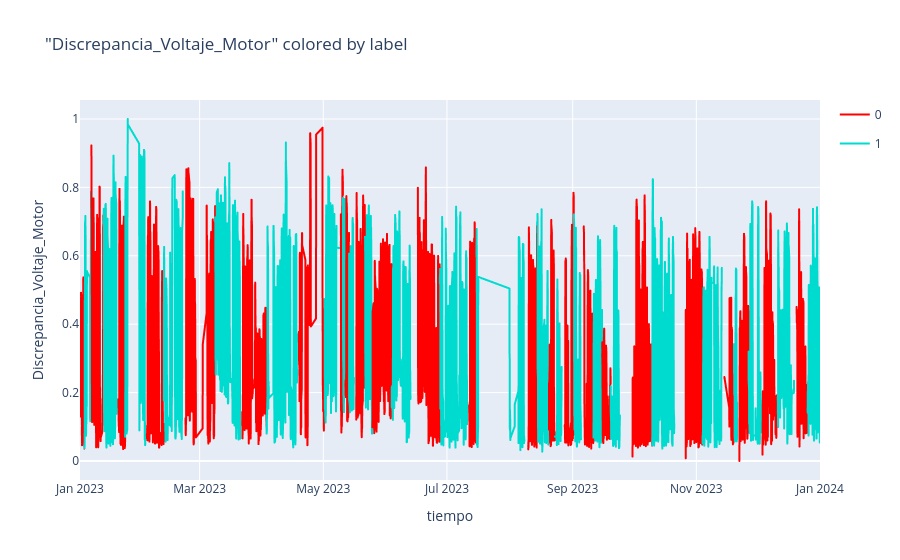

Notebook cell for this chart:
### Code cell
plotLabels(dataframe    = scaled_data,
           variable     = preData.new_manipulable_cr1[1])

### Figure 1 — Plotly figure (JSON) as saved in the notebook; plotly's stock layout.template omitted (floating-point values rounded to 4 significant figures; data arrays with more than 128 entries replaced by an {"elided": "..."} marker saying what was removed)
{"data": [{"hoverinfo": "all", "legendgroup": "group0", "line": {"color": "rgb(255, 0, 0)"}, "mode": "lines", "name": "0", "showlegend": true, "text": "trajectory 1", "type": "scattergl", "x": {"elided": "243 str values"}, "y": {"elided": "243 float values"}}, {"legendgroup": "group0", "marker": {"color": "rgb(255, 0, 0)", "size": 10}, "mode": "markers", "name": "label 0", "showlegend": false, "type": "scattergl", "x": [null], "y": [null]}, {"hoverinfo": "all", "legendgroup": "group1", "line": {"color": "rgb(0, 219, 207)"}, "mode": "lines", "name": "1", "showlegend": true, "text": "trajectory 1", "type": "scattergl", "x": {"elided": "243 str values"}, "y": {"elided": "243 float values"}}, {"legendgroup": "group1", "marker": {"color": "rgb(0, 219, 207)", "size": 10}, "mode": "markers", "name": "label 1", "showlegend": false, "type": "scattergl", "x": [null], "y": [null]}, {"hoverinfo": "all", "legendgroup": "group0", "line": {"color": "rgb(255, 0, 0)"}, "mode": "lines", "name": "0", "showlegend": false, "text": "trajectory 3", "type": "scattergl", "x": {"elided": "614 str values"}, "y": {"elided": "614 float values"}}, {"legendgroup": "group0", "marker": {"color": "rgb(255, 0, 0)", "size": 10}, "mode": "markers", "name": "label 0", "showlegend": false, "type": "scattergl", "x": [null], "y": [null]}, {"hoverinfo": "all", "legendgroup": "group1", "line": {"color": "rgb(0, 219, 207)"}, "mode": "lines", "name": "1", "showlegend": false, "text": "trajectory 3", "type": "scattergl", "x": {"elided": "614 str values"}, "y": {"elided": "614 float values"}}, {"legendgroup": "group1", "marker": {"color": "rgb(0, 219, 207)", "size": 10}, "mode": "markers", "name": "label 1", "showlegend": false, "type": "scattergl", "x": [null], "y": [null]}, {"hoverinfo": "all", "legendgroup": "group0", "line": {"color": "rgb(255, 0, 0)"}, "mode": "lines", "name": "0", "showlegend": false, "text": "trajectory 7", "type": "scattergl", "x": {"elided": "443 str values"}, "y": {"elided": "443 float values"}}, {"legendgroup": "group0", "marker": {"color": "rgb(255, 0, 0)", "size": 10}, "mode": "markers", "name": "label 0", "showlegend": false, "type": "scattergl", "x": [null], "y": [null]}, {"hoverinfo": "all", "legendgroup": "group1", "line": {"color": "rgb(0, 219, 207)"}, "mode": "lines", "name": "1", "showlegend": false, "text": "trajectory 7", "type": "scattergl", "x": {"elided": "442 str values"}, "y": {"elided": "442 float values"}}, {"legendgroup": "group1", "marker": {"color": "rgb(0, 219, 207)", "size": 10}, "mode": "markers", "name": "label 1", "showlegend": false, "type": "scattergl", "x": [null], "y": [null]}, {"hoverinfo": "all", "legendgroup": "group0", "line": {"color": "rgb(255, 0, 0)"}, "mode": "lines", "name": "0", "showlegend": false, "text": "trajectory 9", "type": "scattergl", "x": {"elided": "748 str values"}, "y": {"elided": "748 float values"}}, {"legendgroup": "group0", "marker": {"color": "rgb(255, 0, 0)", "size": 10}, "mode": "markers", "name": "label 0", "showlegend": false, "type": "scattergl", "x": [null], "y": [null]}, {"hoverinfo": "all", "legendgroup": "group1", "line": {"color": "rgb(0, 219, 207)"}, "mode": "lines", "name": "1", "showlegend": false, "text": "trajectory 9", "type": "scattergl", "x": {"elided": "748 str values"}, "y": {"elided": "748 float values"}}, {"legendgroup": "group1", "marker": {"color": "rgb(0, 219, 207)", "size": 10}, "mode": "markers", "name": "label 1", "showlegend": false, "type": "scattergl", "x": [null], "y": [null]}, {"hoverinfo": "all", "legendgroup": "group0", "line": {"color": "rgb(255, 0, 0)"}, "mode": "lines", "name": "0", "showlegend": false, "text": "trajectory 11", "type": "scattergl", "x": {"elided": "993 str values"}, "y": {"elided": "993 float values"}}, {"legendgroup": "group0", "marker": {"color": "rgb(255, 0, 0)", "size": 10}, "mode": "markers", "name": "label 0", "showlegend": false, "type": "scattergl", "x": [null], "y": [null]}, {"hoverinfo": "all", "legendgroup": "group1", "line": {"color": "rgb(0, 219, 207)"}, "mode": "lines", "name": "1", "showlegend": false, "text": "trajectory 11", "type": "scattergl", "x": {"elided": "993 str values"}, "y": {"elided": "993 float values"}}, {"legendgroup": "group1", "marker": {"color": "rgb(0, 219, 207)", "size": 10}, "mode": "markers", "name": "label 1", "showlegend": false, "type": "scattergl", "x": [null], "y": [null]}, {"hoverinfo": "all", "legendgroup": "group0", "line": {"color": "rgb(255, 0, 0)"}, "mode": "lines", "name": "0", "showlegend": false, "text": "trajectory 15", "type": "scattergl", "x": {"elided": "1124 str values"}, "y": {"elided": "1124 float values"}}, {"legendgroup": "group0", "marker": {"color": "rgb(255, 0, 0)", "size": 10}, "mode": "markers", "name": "label 0", "showlegend": false, "type": "scattergl", "x": [null], "y": [null]}, {"hoverinfo": "all", "legendgroup": "group1", "line": {"color": "rgb(0, 219, 207)"}, "mode": "lines", "name": "1", "showlegend": false, "text": "trajectory 15", "type": "scattergl", "x": {"elided": "1123 str values"}, "y": {"elided": "1123 float values"}}, {"legendgroup": "group1", "marker": {"color": "rgb(0, 219, 207)", "size": 10}, "mode": "markers", "name": "label 1", "showlegend": false, "type": "scattergl", "x": [null], "y": [null]}, {"hoverinfo": "all", "legendgroup": "group0", "line": {"color": "rgb(255, 0, 0)"}, "mode": "lines", "name": "0", "showlegend": false, "text": "trajectory 17", "type": "scattergl", "x": {"elided": "586 str values"}, "y": {"elided": "586 float values"}}, {"legendgroup": "group0", "marker": {"color": "rgb(255, 0, 0)", "size": 10}, "mode": "markers", "name": "label 0", "showlegend": false, "type": "scattergl", "x": [null], "y": [null]}, {"hoverinfo": "all", "legendgroup": "group1", "line": {"color": "rgb(0, 219, 207)"}, "mode": "lines", "name": "1", "showlegend": false, "text": "trajectory 17", "type": "scattergl", "x": {"elided": "585 str values"}, "y": {"elided": "585 float values"}}, {"legendgroup": "group1", "marker": {"color": "rgb(0, 219, 207)", "size": 10}, "mode": "markers", "name": "label 1", "showlegend": false, "type": "scattergl", "x": [null], "y": [null]}, {"hoverinfo": "all", "legendgroup": "group0", "line": {"color": "rgb(255, 0, 0)"}, "mode": "lines", "name": "0", "showlegend": false, "text": "trajectory 19", "type": "scattergl", "x": {"elided": "148 str values"}, "y": {"elided": "148 float values"}}, {"legendgroup": "group0", "marker": {"color": "rgb(255, 0, 0)", "size": 10}, "mode": "markers", "name": "label 0", "showlegend": false, "type": "scattergl", "x": [null], "y": [null]}, {"hoverinfo": "all", "legendgroup": "group1", "line": {"color": "rgb(0, 219, 207)"}, "mode": "lines", "name": "1", "showlegend": false, "text": "trajectory 19", "type": "scattergl", "x": {"elided": "148 str values"}, "y": {"elided": "148 float values"}}, {"legendgroup": "group1", "marker": {"color": "rgb(0, 219, 207)", "size": 10}, "mode": "markers", "name": "label 1", "showlegend": false, "type": "scattergl", "x": [null], "y": [null]}, {"hoverinfo": "all", "legendgroup": "group0", "line": {"color": "rgb(255, 0, 0)"}, "mode": "lines", "name": "0", "showlegend": false, "text": "trajectory 21", "type": "scattergl", "x": {"elided": "223 str values"}, "y": {"elided": "223 float values"}}, {"legendgroup": "group0", "marker": {"color": "rgb(255, 0, 0)", "size": 10}, "mode": "markers", "name": "label 0", "showlegend": false, "type": "scattergl", "x": [null], "y": [null]}, {"hoverinfo": "all", "legendgroup": "group1", "line": {"color": "rgb(0, 219, 207)"}, "mode": "lines", "name": "1", "showlegend": false, "text": "trajectory 21", "type": "scattergl", "x": {"elided": "222 str values"}, "y": {"elided": "222 float values"}}, {"legendgroup": "group1", "marker": {"color": "rgb(0, 219, 207)", "size": 10}, "mode": "markers", "name": "label 1", "showlegend": false, "type": "scattergl", "x": [null], "y": [null]}, {"hoverinfo": "all", "legendgroup": "group0", "line": {"color": "rgb(255, 0, 0)"}, "mode": "lines", "name": "0", "showlegend": false, "text": "trajectory 23", "type": "scattergl", "x": {"elided": "403 str values"}, "y": {"elided": "403 float values"}}, {"legendgroup": "group0", "marker": {"color": "rgb(255, 0, 0)", "size": 10}, "mode": "markers", "name": "label 0", "showlegend": false, "type": "scattergl", "x": [null], "y": [null]}, {"hoverinfo": "all", "legendgroup": "group1", "line": {"color": "rgb(0, 219, 207)"}, "mode": "lines", "name": "1", "showlegend": false, "text": "trajectory 23", "type": "scattergl", "x": {"elided": "402 str values"}, "y": {"elided": "402 float values"}}, {"legendgroup": "group1", "marker": {"color": "rgb(0, 219, 207)", "size": 10}, "mode": "markers", "name": "label 1", "showlegend": false, "type": "scattergl", "x": [null], "y": [null]}, {"hoverinfo": "all", "legendgroup": "group0", "line": {"color": "rgb(255, 0, 0)"}, "mode": "lines", "name": "0", "showlegend": false, "text": "trajectory 25", "type": "scattergl", "x": {"elided": "897 str values"}, "y": {"elided": "897 float values"}}, {"legendgroup": "group0", "marker": {"color": "rgb(255, 0, 0)", "size": 10}, "mode": "markers", "name": "label 0", "showlegend": false, "type": "scattergl", "x": [null], "y": [null]}, {"hoverinfo": "all", "legendgroup": "group1", "line": {"color": "rgb(0, 219, 207)"}, "mode": "lines", "name": "1", "showlegend": false, "text": "trajectory 25", "type": "scattergl", "x": {"elided": "896 str values"}, "y": {"elided": "896 float values"}}, {"legendgroup": "group1", "marker": {"color": "rgb(0, 219, 207)", "size": 10}, "mode": "markers", "name": "label 1", "showlegend": false, "type": "scattergl", "x": [null], "y": [null]}, {"hoverinfo": "all", "legendgroup": "group0", "line": {"color": "rgb(255, 0, 0)"}, "mode": "lines", "name": "0", "showlegend": false, "text": "trajectory 27", "type": "scattergl", "x": {"elided": "1225 str values"}, "y": {"elided": "1225 float values"}}, {"legendgroup": "group0", "marker": {"color": "rgb(255, 0, 0)", "size": 10}, "mode": "markers", "name": "label 0", "showlegend": false, "type": "scattergl", "x": [null], "y": [null]}, {"hoverinfo": "all", "legendgroup": "group1", "line": {"color": "rgb(0, 219, 207)"}, "mode": "lines", "name": "1", "showlegend": false, "text": "trajectory 27", "type": "scattergl", "x": {"elided": "1225 str values"}, "y": {"elided": "1225 float values"}}, {"legendgroup": "group1", "marker": {"color": "rgb(0, 219, 207)", "size": 10}, "mode": "markers", "name": "label 1", "showlegend": false, "type": "scattergl", "x": [null], "y": [null]}, {"hoverinfo": "all", "legendgroup": "group0", "line": {"color": "rgb(255, 0, 0)"}, "mode": "lines", "name": "0", "showlegend": false, "text": "trajectory 29", "type": "scattergl", "x": {"elided": "476 str values"}, "y": {"elided": "476 float values"}}, {"legendgroup": "group0", "marker": {"color": "rgb(255, 0, 0)", "size": 10}, "mode": "markers", "name": "label 0", "showlegend": false, "type": "scattergl", "x": [null], "y": [null]}, {"hoverinfo": "all", "legendgroup": "group1", "line": {"color": "rgb(0, 219, 207)"}, "mode": "lines", "name": "1", "showlegend": false, "text": "trajectory 29", "type": "scattergl", "x": {"elided": "476 str values"}, "y": {"elided": "476 float values"}}, {"legendgroup": "group1", "marker": {"color": "rgb(0, 219, 207)", "size": 10}, "mode": "markers", "name": "label 1", "showlegend": false, "type": "scattergl", "x": [null], "y": [null]}, {"hoverinfo": "all", "legendgroup": "group0", "line": {"color": "rgb(255, 0, 0)"}, "mode": "lines", "name": "0", "showlegend": false, "text": "trajectory 37", "type": "scattergl", "x": {"elided": "514 str values"}, "y": {"elided": "514 float values"}}, {"legendgroup": "group0", "marker": {"color": "rgb(255, 0, 0)", "size": 10}, "mode": "markers", "name": "label 0", "showlegend": false, "type": "scattergl", "x": [null], "y": [null]}, {"hoverinfo": "all", "legendgroup": "group1", "line": {"color": "rgb(0, 219, 207)"}, "mode": "lines", "name": "1", "showlegend": false, "text": "trajectory 37", "type": "scattergl", "x": {"elided": "513 str values"}, "y": {"elided": "513 float values"}}, {"legendgroup": "group1", "marker": {"color": "rgb(0, 219, 207)", "size": 10}, "mode": "markers", "name": "label 1", "showlegend": false, "type": "scattergl", "x": [null], "y": [null]}, {"hoverinfo": "all", "legendgroup": "group0", "line": {"color": "rgb(255, 0, 0)"}, "mode": "lines", "name": "0", "showlegend": false, "text": "trajectory 39", "type": "scattergl", "x": {"elided": "317 str values"}, "y": {"elided": "317 float values"}}, {"legendgroup": "group0", "marker": {"color": "rgb(255, 0, 0)", "size": 10}, "mode": "markers", "name": "label 0", "showlegend": false, "type": "scattergl", "x": [null], "y": [null]}, {"hoverinfo": "all", "legendgroup": "group1", "line": {"color": "rgb(0, 219, 207)"}, "mode": "lines", "name": "1", "showlegend": false, "text": "trajectory 39", "type": "scattergl", "x": {"elided": "316 str values"}, "y": {"elided": "316 float values"}}, {"legendgroup": "group1", "marker": {"color": "rgb(0, 219, 207)", "size": 10}, "mode": "markers", "name": "label 1", "showlegend": false, "type": "scattergl", "x": [null], "y": [null]}, {"hoverinfo": "all", "legendgroup": "group0", "line": {"color": "rgb(255, 0, 0)"}, "mode": "lines", "name": "0", "showlegend": false, "text": "trajectory 45", "type": "scattergl", "x": {"elided": "440 str values"}, "y": {"elided": "440 float values"}}, {"legendgroup": "group0", "marker": {"color": "rgb(255, 0, 0)", "size": 10}, "mode": "markers", "name": "label 0", "showlegend": false, "type": "scattergl", "x": [null], "y": [null]}, {"hoverinfo": "all", "legendgroup": "group1", "line": {"color": "rgb(0, 219, 207)"}, "mode": "lines", "name": "1", "showlegend": false, "text": "trajectory 45", "type": "scattergl", "x": {"elided": "440 str values"}, "y": {"elided": "440 float values"}}, {"legendgroup": "group1", "marker": {"color": "rgb(0, 219, 207)", "size": 10}, "mode": "markers", "name": "label 1", "showlegend": false, "type": "scattergl", "x": [null], "y": [null]}, {"hoverinfo": "all", "legendgroup": "group0", "line": {"color": "rgb(255, 0, 0)"}, "mode": "lines", "name": "0", "showlegend": false, "text": "trajectory 49", "type": "scattergl", "x": {"elided": "485 str values"}, "y": {"elided": "485 float values"}}, {"legendgroup": "group0", "marker": {"color": "rgb(255, 0, 0)", "size": 10}, "mode": "markers", "name": "label 0", "showlegend": false, "type": "scattergl", "x": [null], "y": [null]}, {"hoverinfo": "all", "legendgroup": "group1", "line": {"color": "rgb(0, 219, 207)"}, "mode": "lines", "name": "1", "showlegend": false, "text": "trajectory 49", "type": "scattergl", "x": {"elided": "485 str values"}, "y": {"elided": "485 float values"}}, {"legendgroup": "group1", "marker": {"color": "rgb(0, 219, 207)", "size": 10}, "mode": "markers", "name": "label 1", "showlegend": false, "type": "scattergl", "x": [null], "y": [null]}, {"hoverinfo": "all", "legendgroup": "group0", "line": {"color": "rgb(255, 0, 0)"}, "mode": "lines", "name": "0", "showlegend": false, "text": "trajectory 51", "type": "scattergl", "x": {"elided": "455 str values"}, "y": {"elided": "455 float values"}}, {"legendgroup": "group0", "marker": {"color": "rgb(255, 0, 0)", "size": 10}, "mode": "markers", "name": "label 0", "showlegend": false, "type": "scattergl", "x": [null], "y": [null]}, {"hoverinfo": "all", "legendgroup": "group1", "line": {"color": "rgb(0, 219, 207)"}, "mode": "lines", "name": "1", "showlegend": false, "text": "trajectory 51", "type": "scattergl", "x": {"elided": "454 str values"}, "y": {"elided": "454 float values"}}, {"legendgroup": "group1", "marker": {"color": "rgb(0, 219, 207)", "size": 10}, "mode": "markers", "name": "label 1", "showlegend": false, "type": "scattergl", "x": [null], "y": [null]}, {"hoverinfo": "all", "legendgroup": "group0", "line": {"color": "rgb(255, 0, 0)"}, "mode": "lines", "name": "0", "showlegend": false, "text": "trajectory 55", "type": "scattergl", "x": {"elided": "1246 str values"}, "y": {"elided": "1246 float values"}}, {"legendgroup": "group0", "marker": {"color": "rgb(255, 0, 0)", "size": 10}, "mode": "markers", "name": "label 0", "showlegend": false, "type": "scattergl", "x": [null], "y": [null]}, {"hoverinfo": "all", "legendgroup": "group1", "line": {"color": "rgb(0, 219, 207)"}, "mode": "lines", "name": "1", "showlegend": false, "text": "trajectory 55", "type": "scattergl", "x": {"elided": "1245 str values"}, "y": {"elided": "1245 float values"}}, {"legendgroup": "group1", "marker": {"color": "rgb(0, 219, 207)", "size": 10}, "mode": "markers", "name": "label 1", "showlegend": false, "type": "scattergl", "x": [null], "y": [null]}, {"hoverinfo": "all", "legendgroup": "group0", "line": {"color": "rgb(255, 0, 0)"}, "mode": "lines", "name": "0", "showlegend": false, "text": "trajectory 61", "type": "scattergl", "x": {"elided": "1004 str values"}, "y": {"elided": "1004 float values"}}, {"legendgroup": "group0", "marker": {"color": "rgb(255, 0, 0)", "size": 10}, "mode": "markers", "name": "label 0", "showlegend": false, "type": "scattergl", "x": [null], "y": [null]}, {"hoverinfo": "all", "legendgroup": "group1", "line": {"color": "rgb(0, 219, 207)"}, "mode": "lines", "name": "1", "showlegend": false, "text": "trajectory 61", "type": "scattergl", "x": {"elided": "1003 str values"}, "y": {"elided": "1003 float values"}}, {"legendgroup": "group1", "marker": {"color": "rgb(0, 219, 207)", "size": 10}, "mode": "markers", "name": "label 1", "showlegend": false, "type": "scattergl", "x": [null], "y": [null]}, {"hoverinfo": "all", "legendgroup": "group0", "line": {"color": "rgb(255, 0, 0)"}, "mode": "lines", "name": "0", "showlegend": false, "text": "trajectory 63", "type": "scattergl", "x": {"elided": "166 str values"}, "y": {"elided": "166 float values"}}, {"legendgroup": "group0", "marker": {"color": "rgb(255, 0, 0)", "size": 10}, "mode": "markers", "name": "label 0", "showlegend": false, "type": "scattergl", "x": [null], "y": [null]}, {"hoverinfo": "all", "legendgroup": "group1", "line": {"color": "rgb(0, 219, 207)"}, "mode": "lines", "name": "1", "showlegend": false, "text": "trajectory 63", "type": "scattergl", "x": {"elided": "165 str values"}, "y": {"elided": "165 float values"}}, {"legendgroup": "group1", "marker": {"color": "rgb(0, 219, 207)", "size": 10}, "mode": "markers", "name": "label 1", "showlegend": false, "type": "scattergl", "x": [null], "y": [null]}, {"hoverinfo": "all", "legendgroup": "group0", "line": {"color": "rgb(255, 0, 0)"}, "mode": "lines", "name": "0", "showlegend": false, "text": "trajectory 65", "type": "scattergl", "x": {"elided": "469 str values"}, "y": {"elided": "469 float values"}}, {"legendgroup": "group0", "marker": {"color": "rgb(255, 0, 0)", "size": 10}, "mode": "markers", "name": "label 0", "showlegend": false, "type": "scattergl", "x": [null], "y": [null]}, {"hoverinfo": "all", "legendgroup": "group1", "line": {"color": "rgb(0, 219, 207)"}, "mode": "lines", "name": "1", "showlegend": false, "text": "trajectory 65", "type": "scattergl", "x": {"elided": "468 str values"}, "y": {"elided": "468 float values"}}, {"legendgroup": "group1", "marker": {"color": "rgb(0, 219, 207)", "size": 10}, "mode": "markers", "name": "label 1", "showlegend": false, "type": "scattergl", "x": [null], "y": [null]}, {"hoverinfo": "all", "legendgroup": "group0", "line": {"color": "rgb(255, 0, 0)"}, "mode": "lines", "name": "0", "showlegend": false, "text": "trajectory 67", "type": "scattergl", "x": {"elided": "720 str values"}, "y": {"elided": "720 float values"}}, {"legendgroup": "group0", "marker": {"color": "rgb(255, 0, 0)", "size": 10}, "mode": "markers", "name": "label 0", "showlegend": false, "type": "scattergl", "x": [null], "y": [null]}, {"hoverinfo": "all", "legendgroup": "group1", "line": {"color": "rgb(0, 219, 207)"}, "mode": "lines", "name": "1", "showlegend": false, "text": "trajectory 67", "type": "scattergl", "x": {"elided": "719 str values"}, "y": {"elided": "719 float values"}}, {"legendgroup": "group1", "marker": {"color": "rgb(0, 219, 207)", "size": 10}, "mode": "markers", "name": "label 1", "showlegend": false, "type": "scattergl", "x": [null], "y": [null]}, {"hoverinfo": "all", "legendgroup": "group0", "line": {"color": "rgb(255, 0, 0)"}, "mode": "lines", "name": "0", "showlegend": false, "text": "trajectory 71", "type": "scattergl", "x": {"elided": "572 str values"}, "y": {"elided": "572 float values"}}, {"legendgroup": "group0", "marker": {"color": "rgb(255, 0, 0)", "size": 10}, "mode": "markers", "name": "label 0", "showlegend": false, "type": "scattergl", "x": [null], "y": [null]}, {"hoverinfo": "all", "legendgroup": "group1", "line": {"color": "rgb(0, 219, 207)"}, "mode": "lines", "name": "1", "showlegend": false, "text": "trajectory 71", "type": "scattergl", "x": {"elided": "571 str values"}, "y": {"elided": "571 float values"}}, {"legendgroup": "group1", "marker": {"color": "rgb(0, 219, 207)", "size": 10}, "mode": "markers", "name": "label 1", "showlegend": false, "type": "scattergl", "x": [null], "y": [null]}], "layout": {"showlegend": true, "title": {"text": "\"Discrepancia_Voltaje_Motor\" colored by label"}, "xaxis": {"title": {"text": "tiempo"}}, "yaxis": {"title": {"text": "Discrepancia_Voltaje_Motor"}}}}
